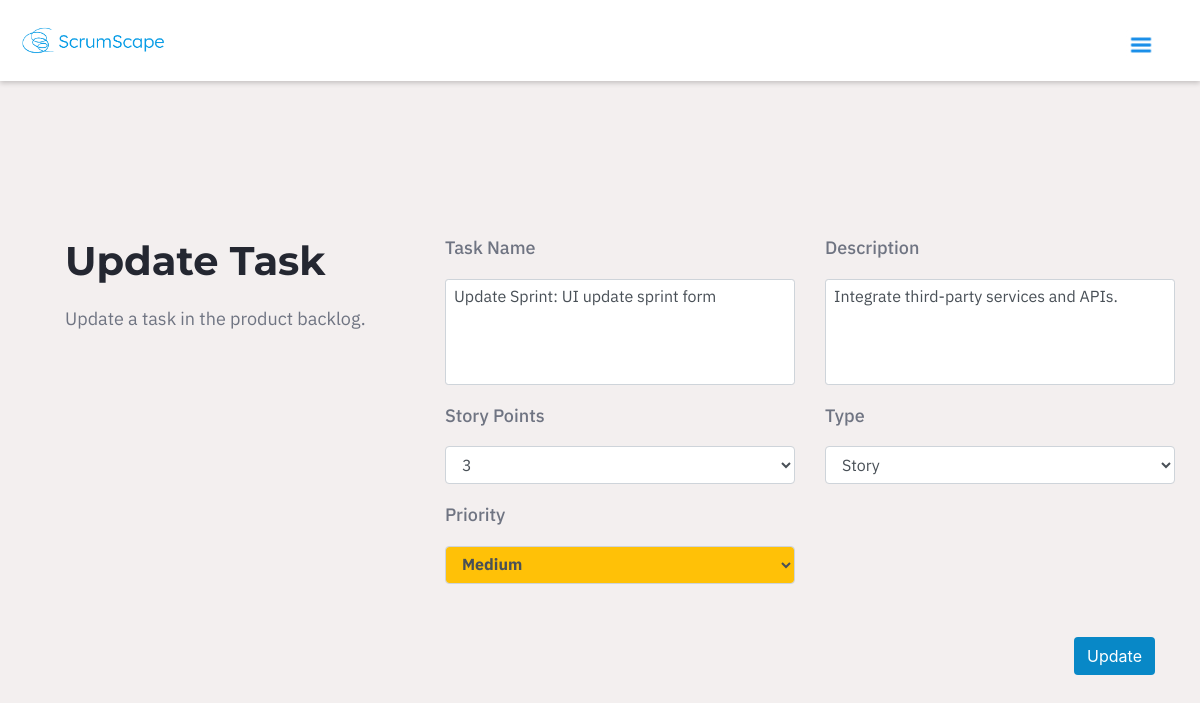
Page /backlog/update_task.php?id=14 (signed in) on the committed database.
### tables this page shows
CREATE TABLE `task` (
  `task_id` int(11) NOT NULL,
  `task_no` int(11) NOT NULL,
  `task_name` varchar(255) NOT NULL,
  `description` varchar(255) DEFAULT NULL,
  `story_points` decimal(5,2) NOT NULL,
  `type` enum('Story','Bug') DEFAULT 'Story',
  `priority` enum('Low','Medium','Urgent', 'Important') NOT NULL,
  `status` enum('Not Started','In Progress','Completed') DEFAULT 'Not Started',
  `created_at` timestamp NOT NULL DEFAULT current_timestamp(),
  `sprint_id` int(11) DEFAULT NULL,
  `completion_date` date DEFAULT NULL
);

### database/connection.php (called while the page is built, shortened)
<?php
$db_hostname = "localhost";
$db_username = "fit2101_project";
$db_password = "fit2101";
$db_name = "fit2101_project";

### database/dao.php (called while the page is built, shortened)
<?php
require_once("connection.php");
class dao
{
    private $_db_handle;
    private function connectDatabase() {
        try {
            global $db_hostname, $db_username, $db_password, $db_name;
            $dsn = "mysql:host=$db_hostname;dbname=$db_name";
            $this->_db_handle = new PDO($dsn, $db_username, $db_password);
        } catch (PDOException $e) {
            $this->_error = $e->getMessage();
        }
    }
    public function getTask($taskId) {
        try {
            $this->_query = "SELECT * FROM task WHERE task_id = ?";
            $this->_stmt = $this->_db_handle->prepare($this->_query);
            $this->_stmt->execute([$taskId]);
            return $this->_stmt->fetch(PDO::FETCH_OBJ);
        } catch (Exception $e) {
            $this->_error = $e->getMessage();
            return null;
        }
    }
}

### backlog/update_task.php (the view, shortened to what this page needs)
<?php
require_once('../database/dao.php');
$dao = new DAO();
if (isset($_GET['id'])) {
    $task_id = $_GET['id'];
    $task = $dao->getTask($task_id);
}
if ($task) {
    $taskObj = $task;
    $taskName = $taskObj->task_name;
    $taskDesc = $taskObj->description;
    $currentStoryPoints = $taskObj->story_points;
    $currentPriority = $taskObj->priority;
    $taskType = $taskObj->type;
    ?>
    <!DOCTYPE html>
    <html lang="en">
    <head>
        <link rel="stylesheet" href="https://cdn.jsdelivr.net/npm/bootstrap@4.3.1/dist/css/bootstrap.min.css"
>
        <link href="https://cdn.jsdelivr.net/npm/select2@4.1.0-rc.0/dist/css/select2.min.css" rel="stylesheet" />
    </head>
    <body>
    <?php require_once("../dashboard/navbar.php"); ?>
    <form class="container mt-5" method='post'>
        <div class="content-container mt-5">
            <div class="column">
                <h1>Update Task</h1>
                <p>Update a task in the product backlog.</p>
            </div>
            <div class="column">
                <h4>Task Name</h4>
                <textarea name="taskName" id="taskName" class="form-control form-control-sm" style="resize: none; font-size: 1rem" rows="4" required><?php echo htmlspecialchars($taskName); ?></textarea>
                <h4>Story Points</h4>
                <select name="storyPoints" id="storyPoints" class="form-control">
                    <option value="3" <?php echo $currentStoryPoints == 3 ? 'selected' : ''; ?>>3</option>
                </select>
                <h4>Priority</h4>
                <select name="priority" id="priority"
                        class="form-control font-weight-bold <?php echo $currentPriority === 'Low' ? 'bg-success' : ($currentPriority === 'Medium' ? 'bg-warning' : ($currentPriority === 'Important' ? 'bg-warning' : 'bg-danger')); ?>"
                        onchange="changeBg()" required>
                    <option value="Medium" <?php echo $currentPriority === 'Medium' ? 'selected' : ''; ?>>Medium</option>
                </select>
            </div>
            <div class="column">
                <h4>Description</h4>
                <textarea name="taskDesc" id="taskDesc" class="form-control form-control-sm" style="resize: none; font-size: 1rem" rows="4" required><?php echo htmlspecialchars($taskDesc); ?></textarea>
                <h4> Type</h4>
                <select name="type" id="type" class="form-control" required>
                    <option value="Story" <?php echo $taskType === 'Story' ? 'selected' : ''; ?>>Story</option>
                </select>
            </div>
        </div>
        <div class="footer">
            <button type="submit" class="btn custom-btn">Update</button>
        </div>
    </form>
    </body>
    </html>
    <?php
} else {
    echo "Task not found.";
}

### backlog/update_task.php (style rules this page uses)
.container { display: flex; flex-direction: column; gap: 10px; height: 100vh; width: 100%; }
.content-container { display: flex; gap: 30px; width: 100%; height: 50vh; }
.column { flex: 1; margin-top: 40px; }
.column * { font-family: "IBM Plex Sans"; font-size: 18px; color: #6F7482; margin: 20px; }
.column h1 { font-family: "Montserrat"; font-weight: bold; font-size: 40px; color: #242731; }
.custom-btn { background-color: #0888C7; color: white; }
.form-control { background-color: #F8FAFC; border: none; }
.footer { display: flex; margin-top: 50px; justify-content: flex-end; }

### dashboard/navbar.php (style rules this page uses)
body { background-color: #F3EFEF; }

### rows in the picture
task: taskName "Update Sprint: UI update sprint form", storyPoints "3", priority "Medium", taskDesc "Integrate third-party services and APIs.", type "Story"
